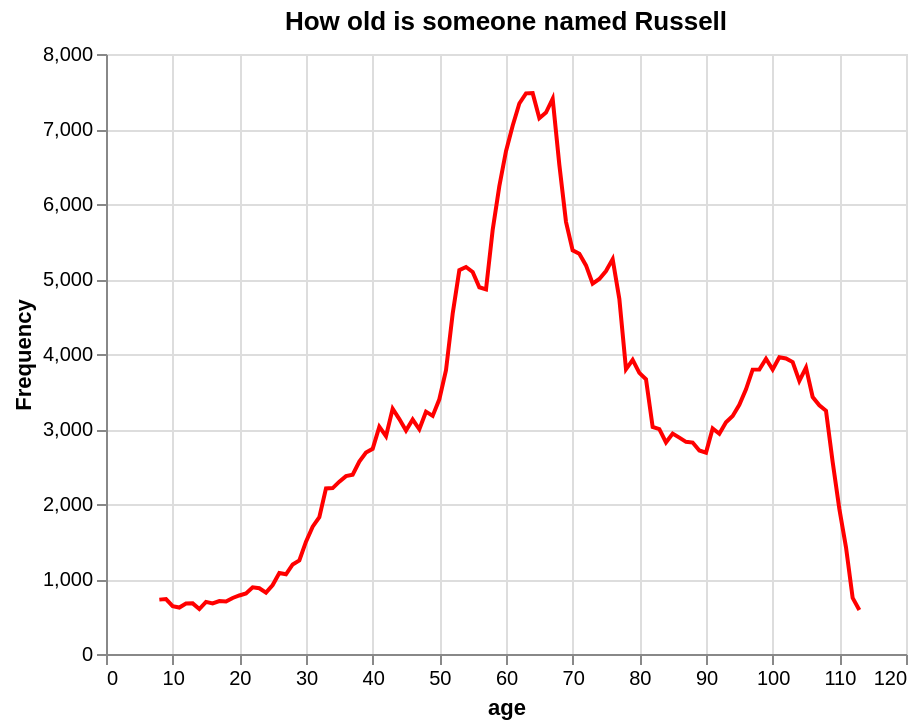

Notebook source saved alongside this figure:
### Code cell
# Subset to one name and read its distribution of counts across ages.
# The peak is the most likely age; the width shows how time-concentrated the name is.
russell = names.query('name == "Russell"')

alt.Chart(russell, title="How old is someone named Russell").encode(
    alt.X("age", scale=alt.Scale(domain=(0, 120))),
    alt.Y("Total", title="Frequency"),
).mark_line(color="Red")
